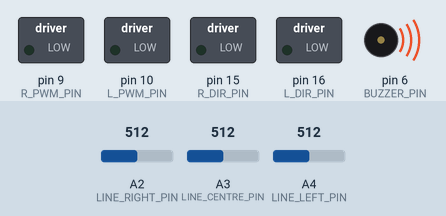
This sketch was run on a simulated Arduino Mega 2560, built with avr-gcc and run on an emulated ATmega2560. Parts: switched loads named in the sketch (green lamp = pin HIGH), buzzer (waves = sounding). Inputs (shaded band) come from the test bench; at power-on: A2 (LINE_RIGHT_PIN) = 512, A3 (LINE_CENTRE_PIN) = 512, A4 (LINE_LEFT_PIN) = 512. What the sketch prints to the serial monitor is not drawn.

Above: at 3.2 s.
3.3 s: A2 (LINE_RIGHT_PIN) set to 795
5.5 s: A2 (LINE_RIGHT_PIN) set to 820
At 6.5 s:
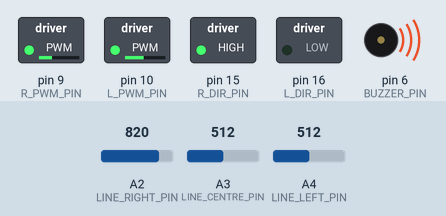
7.0 s: A3 (LINE_CENTRE_PIN) set to 716
At 7.6 s:
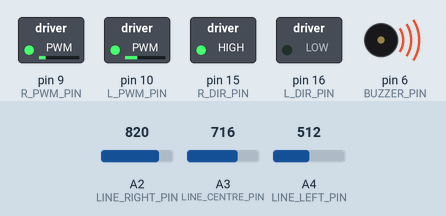
8.5 s: A4 (LINE_LEFT_PIN) set to 306
At 8.8 s:
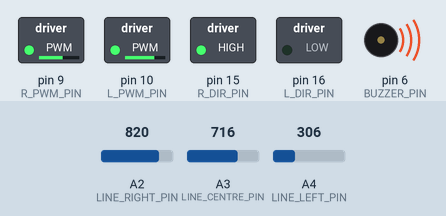
10.0 s: A2 (LINE_RIGHT_PIN) set to 716
At 11.7 s:
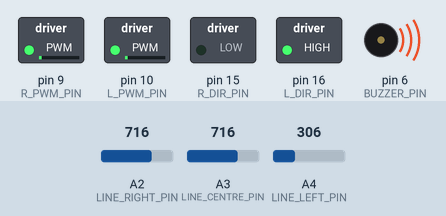
12.0 s: A2 (LINE_RIGHT_PIN) set to 1023
At 12.8 s:
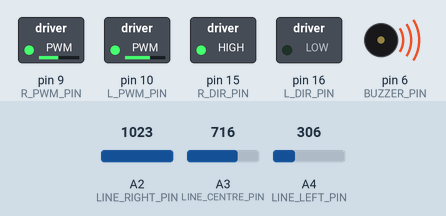
Timing chart, 0 to 14.5 s (numbered marks = the images above; inputs shaded):
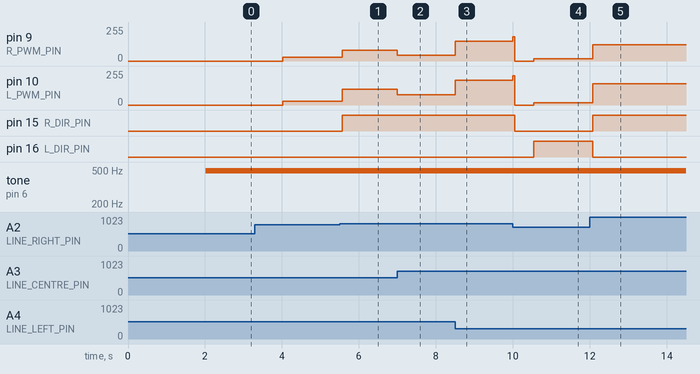

The sketch:

Romi.ino
```cpp
#include "encoders.h"
#include "pid.h"
#include "line_sensors.h"
#include "kinematics.h"

// Constants
#define L_PWM_PIN 10
#define L_DIR_PIN 16
#define R_PWM_PIN  9
#define R_DIR_PIN 15

#define DIR_FWD LOW
#define DIR_BKD HIGH

#define BAUD_RATE 9600
#define BUZZER_PIN 6

#define LINE_LEFT_PIN   A4 //Pin for the left line sensor
#define LINE_CENTRE_PIN A3 //Pin for the centre line sensor
#define LINE_RIGHT_PIN  A2 //Pin for the right line sensor

#define STATE_INITIAL        0
#define STATE_DRIVE_FORWARDS 1
#define STATE_FOUND_LINE     2
#define STATE_FOLLOW_LINE    3
#define STATE_LOST_LINE      4
#define STATE_REFIND_LINE    5
#define STATE_TURN_TO_HOME   6
#define STATE_DRIVE_HOME     7
#define STATE_STOP           10

// PID Values
#define heading_kp 50.0
#define heading_ki 0.01
#define heading_kd 0.0

#define line_kp 0.1
#define line_ki 0.0
#define line_kd 0.0

#define wheel_kp 0.08
#define wheel_ki 0.0
#define wheel_kd 0.0

// Initialise line sensors
LineSensor line_left(LINE_LEFT_PIN);
LineSensor line_centre(LINE_CENTRE_PIN);
LineSensor line_right(LINE_RIGHT_PIN);

// Initialise pose
Kinematics pose;

// Initialise PIDs
PID heading_pid(heading_kp, heading_ki, heading_kd);
PID line_pid(line_kp, line_ki, line_kd);

// Timestamps
float update_ts;
float init_ts;

// States
bool on_line;
bool first_line_found;
bool buzzer_on;
bool beep_complete;

float distance_to_home;
float last_distance;

bool heading_target_found = false;

// Line Confidence
float left_line_confidence;
float centre_line_confidence;
float right_line_confidence;

// Thresholds
float line_threshold;
float confidence_threshold;

float line_demand;
float heading_demand;
float heading_measurement;
float forward_speed;

float recorded_mean_count;

// Refind line
bool left_checked;
bool right_checked;

int STATE;

// Remember, setup only runs once.
void setup()
{

  setupMotors();
  setupLeftEncoder();
  setupRightEncoder();
  setupTimestamps();

  // Calibrate and setup line sensors
  setupLineSensors();

  pinMode(BUZZER_PIN, OUTPUT);

  buzzer_on = false;
  beep_complete = false;
  heading_target_found = false;

  line_threshold = 300.0;
  confidence_threshold = 60.0;

  line_demand = 0.0;
  heading_demand = 0.0;
  heading_measurement = 0.0;
  forward_speed = 18.0;

  last_distance = 0.0;
  distance_to_home = 0.0;

  recorded_mean_count = 0;

  left_checked = false;
  right_checked = false;

  // Delay for start of run
  delay(1000);

  // Initialise the Serial communication
  Serial.begin( 9600 );
  delay(1000);
  Serial.println("***RESET***");

  STATE = 0;
}


// Remmeber, loop is called again and again.
void loop()
{

  // Serial.println(STATE);

  // Update kinematics
  pose.update();

  // Check if on a line
  updateLineConfidence();
  on_line = checkForLine();

  float elapsed_time = millis() - update_ts;

  // Serial.print(heading_demand);
  // Serial.print(", ");
  // Serial.print(pose.getTheta());

  // Serial.print(pose.getX());
  // Serial.print(", ");
  // Serial.println(pose.getY());

  switch( STATE ) {
    case STATE_INITIAL:
      // heading_demand = M_PI / 2;
      // updateHeadingPID(0);
      initialisingBeeps();
      break;
    case STATE_DRIVE_FORWARDS:
      driveForwards();
      break;
    case STATE_FOLLOW_LINE:
      if (elapsed_time > 10) {
        update_ts = millis();
        followLine();
      }
      break;
    case STATE_LOST_LINE:
      lostLine();
      break;
    case STATE_REFIND_LINE:
      if (elapsed_time > 10) {
        update_ts = millis();
        refindLine();
      }
      break;
    case STATE_TURN_TO_HOME:
      turnToHome();
      break;
    case STATE_DRIVE_HOME:
      if (elapsed_time > 5) {
        update_ts = millis();
        driveHome();
      }
      break;
    case STATE_STOP:
      updateSpeed(0,0);
      break;
    default:
      Serial.println("System Error, Unknown state!");
      break;
  }

}

void driveHome() {

  Serial.println(distance_to_home);

  heading_demand = pose.getHeadingTarget();

  updateHeadingPID(18.0);

  // if (distance_to_home <= 50.0) {
  //   heading_pid.setGains(heading_kp + 20.0, heading_ki, heading_kd);
  // }

  if (abs(pose.getDistanceTarget()) <= 50.0) {
    if (distance_to_home >= last_distance){
      STATE = STATE_STOP;
    }
  }

  last_distance = distance_to_home;
}


void turnToHome() {

  heading_demand = pose.getHeadingTarget();

  if (heading_demand >= pose.getTheta()) {
    updateSpeed(20.0, -20.0);
  } else {
    updateSpeed(-20.0, 20.0);
  }

  float angleDiff = heading_demand - pose.getTheta();
  if (abs(angleDiff) <= 0.01) {
    updateSpeed(0, 0);
    playDelayTone(10, 200);
    last_distance = pose.getDistanceTarget();
    STATE = STATE_DRIVE_HOME;
    return;
  }
}

void refindLine() {

  // If line found restart line follow PID
  if (on_line) {
    STATE = STATE_FOLLOW_LINE;
    return;
  }

  // Turn left and then right to refind line
  if (!left_checked && !right_checked) {
    heading_demand = heading_measurement - M_PI/8;
    updateSpeed(-16, 16);

    if (pose.getTheta() <= heading_demand) {
      left_checked = true;
    }
  }

  if (left_checked && !right_checked) {
    heading_demand = heading_measurement + M_PI/8;
    updateSpeed(16, -16);

    if (pose.getTheta() >= heading_demand) {
      right_checked = true;
    }
  }

  if (left_checked && right_checked) {
    heading_demand = heading_measurement;
    updateSpeed(-16, 16);

    if (pose.getTheta() <= heading_demand) {
      updateSpeed(0, 0);
      delay(1000);
      STATE = STATE_TURN_TO_HOME;
      return;
    }
  }
}


void lostLine() {
  if (first_line_found) {
    updateSpeed(0.0, 0.0);
    playDelayTone(10, 500);
    heading_measurement = pose.getTheta();
    STATE = STATE_REFIND_LINE;
  }
}

void followLine() {
  if (on_line) {
    updateLinePID();
  }
  else {
    STATE = STATE_LOST_LINE;
  }
}


void driveForwards() {
  if (!on_line) {
    updateHeadingPID(30.0);
  } else {
    first_line_found = true;
    STATE = STATE_FOLLOW_LINE;
  }
}

void turnToTarget() {
  if (!heading_target_found) {
    heading_demand = pose.getHeadingTarget();
    heading_target_found = true;
  }

  updateHeadingPID(0.0);
  if (heading_demand - pose.getTheta() < 2.0 ) {
    STATE = STATE_STOP;
  }
}

void updateSpeed(float left_new_speed, float right_new_speed) {

  if (left_new_speed < 0) {
    left_new_speed = left_new_speed * -1;
    digitalWrite( L_DIR_PIN, DIR_BKD );
  } else {
    digitalWrite( L_DIR_PIN, DIR_FWD );
  }

  if (right_new_speed < 0) {
    right_new_speed = right_new_speed * -1;
    digitalWrite( R_DIR_PIN, DIR_BKD );
  } else {
    digitalWrite( R_DIR_PIN, DIR_FWD );
  }

  analogWrite( L_PWM_PIN, left_new_speed );
  analogWrite( R_PWM_PIN, right_new_speed );
}

void updateLineConfidence() {
  // If sensor is above threshold, increase confidence
  if (line_left.readCalibrated() > line_threshold) {
    left_line_confidence += 1.0;
  }
  else {
    left_line_confidence -= 1.0;
  }

  if (line_centre.readCalibrated() > line_threshold) {
    centre_line_confidence += 1.0;
  }
  else {
    centre_line_confidence -= 1.0;
  }

  if (line_right.readCalibrated() > line_threshold) {
    right_line_confidence += 1.0;
  }
  else {
    right_line_confidence -= 1.0;
  }

  left_line_confidence = constrain(left_line_confidence, 0.0, 100.0);
  centre_line_confidence = constrain(centre_line_confidence, 0.0, 100.0);
  right_line_confidence = constrain(right_line_confidence, 0.0, 100.0);

  return;
}

bool checkForLine() {
  bool left_on_line = left_line_confidence > confidence_threshold;
  bool centre_on_line = centre_line_confidence > confidence_threshold;
  bool right_on_line = right_line_confidence > confidence_threshold;

  if (left_on_line || centre_on_line || right_on_line) {
    if (!first_line_found) {
      left_line_confidence = 100.0;
      centre_line_confidence = 100.0;
      right_line_confidence = 100.0;
      first_line_found = true;
    }
    return true;
  }

  return false;
}

void updateLinePID() {
  // Get weighted line sensing ratio
  float line_centre_value = getLineCentre();

  // output_signal <----PID---- demand, measurement
  float pid_output = line_pid.update(line_demand, line_centre_value);

  float left_speed = forward_speed - pid_output;
  float right_speed = forward_speed + pid_output;

  left_speed = constrain(left_speed, -254, 254);
  right_speed = constrain(right_speed, -254, 254);

  updateSpeed(left_speed, right_speed);
}

void updateHeadingPID(float forward_bias) {
  float heading_output = heading_pid.update(heading_demand, pose.getTheta());

  float left_speed = forward_bias + heading_output;
  float right_speed = forward_bias - heading_output;

  left_speed = constrain(left_speed, -254, 254);
  right_speed = constrain(right_speed, -254, 254);

  updateSpeed(left_speed, right_speed);
}

float getLineCentre() {
  float left_value = line_left.readCalibrated();
  float centre_value = line_centre.readCalibrated();
  float right_value = line_right.readCalibrated();

  float I_total = left_value + centre_value + right_value;

  float p_1 = left_value / I_total;
  float p_2 = centre_value / I_total;
  float p_3 = right_value / I_total;

  float line_centre = (p_1 * 1000) + (p_2 * 2000) + (p_3 * 3000);

  line_centre = line_centre - 2000;

  line_centre = constrain(line_centre, -2000, 2000);

  return line_centre;
}

void initialisingBeeps() {

  for (int i = 0; i < 2; i++) {
    playDelayTone(5, 100);
    delay(900);
  }

  // Update state
  STATE = STATE_DRIVE_FORWARDS;
}

void playDelayTone(int volume, int duration) {
  analogWrite(BUZZER_PIN, volume);
  delay(duration);
  analogWrite(BUZZER_PIN, 0);
}

void setupMotors() {
  pinMode( L_PWM_PIN, OUTPUT );
  pinMode( L_DIR_PIN, OUTPUT );
  pinMode( R_PWM_PIN, OUTPUT );
  pinMode( R_DIR_PIN, OUTPUT );

  // Set initial direction for l and r wheels
  digitalWrite( L_DIR_PIN, DIR_FWD );
  digitalWrite( R_DIR_PIN, DIR_FWD );
}

void setupTimestamps() {
  update_ts = millis();
  init_ts = millis();
}

void setupLineSensors() {
  // Calibrate line sensors
  line_left.calibrate();
  line_centre.calibrate();
  line_right.calibrate();

  on_line = false;
  first_line_found = false;

  left_line_confidence = 0.0;
  centre_line_confidence = 0.0;
  right_line_confidence = 0.0;
}

float roundFloat(float var) {
    float value = (int)(var * 100 + .5);
    return (float)value / 100;
}
```

kinematics.h
```cpp
#ifndef _Kinematics
#define _Kinematics_h

#include <math.h>

// All in mm
const float WHEEL_DIAMETER = 70;
const float WHEEL_RADIUS = 35;
const float WHEEL_CIRCUMFERENCE = M_PI * WHEEL_DIAMETER;
// const float WHEEL_SEPARATION = 144;

const float WHEEL_SEPARATION = 143.5;


//const float GEAR_RATIO        = ??;
//const float COUNTS_PER_SHAFT_REVOLUTION = ??;
const float COUNTS_PER_WHEEL_REVOLUTION = 1440;
const float MM_PER_COUNT = WHEEL_CIRCUMFERENCE/COUNTS_PER_WHEEL_REVOLUTION;
const float COUNTS_PER_MM = 1/MM_PER_COUNT;


// Build up your Kinematics class.
class Kinematics
{
  public:

    Kinematics();

    // should calculate an update to pose.
    void update();
    float getHeadingTarget();
    float getDistanceTarget();
    float getX();
    float getY();
    float getTheta();
    float getDistanceInCounts(float distance);

  private:
    float x;
    float y;
    float d;
    float theta;
    // float count_left_e;
    // float count_right_e;
    float last_count_left_e;
    float last_count_right_e;

};


// Required constructor.  Initialise variables.
Kinematics::Kinematics() {
	x = 0.0;
  y = 0.0;
  theta = 0.0;
}

void Kinematics :: update() {
  float current_count_left = count_left_e;
  float current_count_right = count_right_e;
  float count_left_diff = current_count_left - last_count_left_e;
  float count_right_diff = current_count_right - last_count_right_e;

  float left_distance = count_left_diff/COUNTS_PER_MM;
  float right_distance = count_right_diff/COUNTS_PER_MM;

  float mean_diff = (left_distance + right_distance)/2;

  // Update x, y and theta
  theta = theta + (left_distance - right_distance)/WHEEL_SEPARATION;

  x = x + (mean_diff * cos(theta));
  y = y + (mean_diff * sin(theta));

  last_count_left_e = current_count_left;
  last_count_right_e = current_count_right;

  return;
}

float Kinematics :: getHeadingTarget() {
  return atan2(-y, -x);
}

float Kinematics :: getDistanceTarget() {
  return (float)sqrt(pow(x, 2) + pow(y, 2));
}

float Kinematics :: getDistanceInCounts(float distance) {
  return (distance * COUNTS_PER_MM);
}

float Kinematics :: getX() {
  return x;
}

float Kinematics :: getY() {
  return y;
}

float Kinematics :: getTheta() {
  return theta;
}

#endif
```

line_sensors.h
```cpp
#ifndef _Line_follow_h
#define _Line_follow_h

//Number of readings to take for calibration
//const int NUM_CALIBRATIONS = ????;

/*
 *  Class to represent a single line sensor
 */
class LineSensor {
  public:

    // Required function.
    LineSensor(int pin);   //Constructor

    // Suggested functions.
    void calibrate();         //Calibrate
    int readRaw();            //Return the uncalibrated value from the sensor
    float readCalibrated();   //Return the calibrated value from the sensor
    bool isOverLine();

  private:

    int pin;
    int calibrate_count;
    int threshold;
    float bias_compensation;

};


// Class Constructor:
// Sets pin passed in as argument to input
LineSensor::LineSensor(int Line_pin) {
  calibrate_count = 50;
  bias_compensation = 0.0;
  threshold = 100;

  pin = Line_pin;
  pinMode(pin, INPUT);
}

// Returns unmodified reading.
int LineSensor::readRaw() {
  return analogRead(pin);
}

// Write this function to measure any
// systematic error in your sensor and
// set some bias values.
void LineSensor::calibrate() {
  int running_total = 0;

  for (int i = 0; i < calibrate_count; i++)
  {
    int value = readRaw();
    running_total += value;
  }

  bias_compensation = (float)running_total/(float)calibrate_count;
}


// Use the above bias values to return a
// compensated ("corrected") sensor reading.
float LineSensor::readCalibrated() {
  float calibrated_reading = (float)readRaw() - bias_compensation;
  return calibrated_reading;
}

// Check if sensor is over a line
bool LineSensor::isOverLine() {
  if (readCalibrated() > threshold) {
    return true;
  }
  return false;
}


#endif
```

Source omitted: encoders.h (9042 bytes), pid.h (7692 bytes)

Measured:
- the behaviour switches between 812 and 813 on A2 (LINE_RIGHT_PIN) (found by bisection; images 0 and 1)
- after the input at 5.5 s, pin 9 (R_PWM_PIN): 30/255 → 82/255 after 0.07 s; pin 10 (L_PWM_PIN): 30/255 → 118/255 after 0.07 s; pin 15 (R_DIR_PIN): LOW → HIGH after 0.07 s
- after the input at 7.0 s, pin 9 (R_PWM_PIN): 82/255 → 42/255 at once; pin 10 (L_PWM_PIN): 118/255 → 78/255 at once
- after the input at 8.5 s, pin 9 (R_PWM_PIN): 42/255 → 149/255 at once; pin 10 (L_PWM_PIN): 78/255 → 185/255 at once
- after the input at 10.0 s, pin 9 (R_PWM_PIN): 149/255 → 0/255 at once, → 16/255 0.54 s later; pin 10 (L_PWM_PIN): 185/255 → 0/255 at once, → 16/255 0.54 s later; pin 15 (R_DIR_PIN): HIGH → LOW after 0.05 s; pin 16 (L_DIR_PIN): LOW → HIGH after 0.55 s
- after the input at 12.0 s, pin 9 (R_PWM_PIN): 16/255 → 122/255 after 0.07 s; pin 10 (L_PWM_PIN): 16/255 → 158/255 after 0.07 s; pin 15 (R_DIR_PIN): LOW → HIGH after 0.07 s; pin 16 (L_DIR_PIN): HIGH → LOW after 0.07 s
